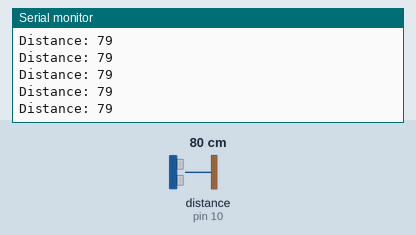
Simulated run of this sketch. Board: Arduino Uno, built with avr-gcc and run on an emulated ATmega328P. Parts: the last lines printed to the serial monitor. Wiring (inferred from the names in the program): ultrasonic range finder: trigger pin 9; echo pin 10. The inputs (shaded band) are chosen by the test bench; at power-on: distance to the obstacle (sensor on pin 10) 80 cm. The echo pulse lasts 58.3 µs per cm.

Above: at 1.2 s.
1.3 s: distance to the obstacle (sensor on pin 10) set to 299 cm
At 1.62 s:
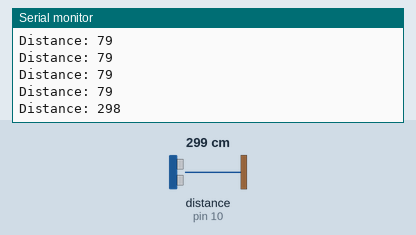
4.3 s: distance to the obstacle (sensor on pin 10) set to 2 cm
At 4.45 s:
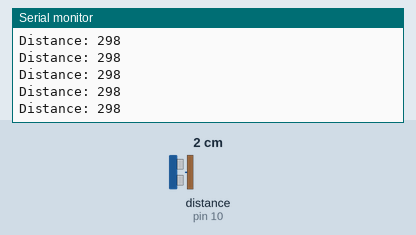
Timing chart, 0 to 7.3 s (numbered marks = the images above; inputs shaded):
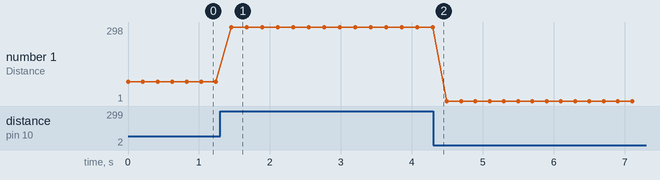

The sketch:

sketch_jan29a.ino
```cpp
const int trigPin = 9;
const int echoPin = 10;

void setup() {
  // set the modes for the trigger pin and echo pin:
  pinMode(trigPin, OUTPUT);
  pinMode(echoPin, INPUT);
  Serial.begin(9600);
}

void loop() {
  // take the trigger pin low to start a pulse:
  digitalWrite(trigPin, LOW);
  delayMicroseconds(2);
  digitalWrite(trigPin, HIGH);
  delayMicroseconds(10);
  digitalWrite(trigPin, LOW);

  // listen for a pulse on the echo pin:
  long duration = pulseIn(echoPin, HIGH);
  int distance = (duration * 0.0343) / 2;
  Serial.print("Distance: ");
  Serial.println(distance);
  delay(200);
}
```

Measured:
- after the input at 1.3 s, the serial monitor: prints a new line after 0.16 s (image 1)
- plotted number 1: 79 → 298 after the input at 1.3 s, 298 → 1 after the input at 4.3 s
